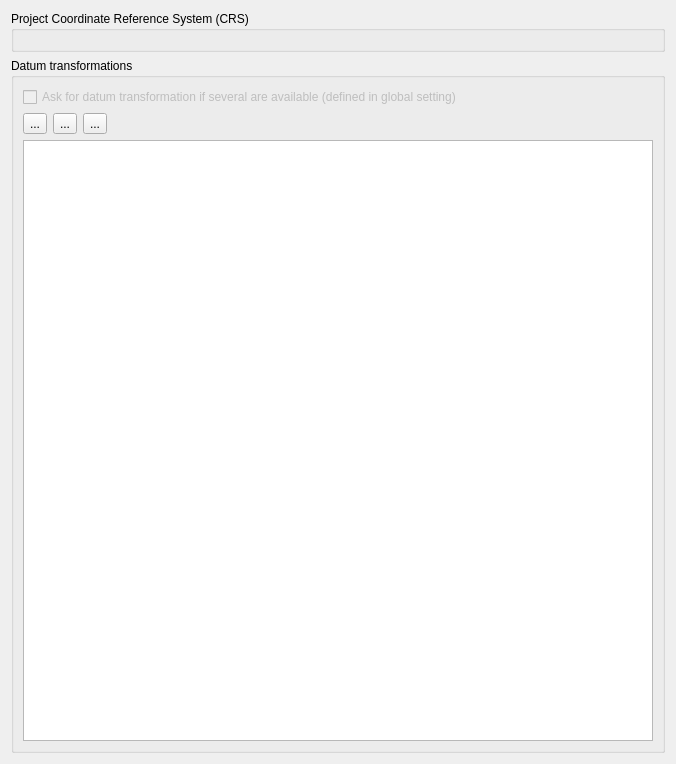
             <widget class="QWidget" name="scrollAreaWidgetContents">
              <property name="geometry">
               <rect>
                <x>0</x>
                <y>0</y>
                <width>676</width>
                <height>764</height>
               </rect>
              </property>
              <layout class="QVBoxLayout" name="verticalLayout_7">
               <item>
                <widget class="QGroupBox" name="cbxProjectionEnabled">
                 <property name="title">
                  <string>Project Coordinate Reference System (CRS)</string>
                 </property>
                 <property name="checkable">
                  <bool>false</bool>
                 </property>
                 <layout class="QVBoxLayout" name="verticalLayout_21">
                  <item>
                   <widget class="QgsProjectionSelectionTreeWidget" name="projectionSelector" native="true"/>
                  </item>
                 </layout>
                </widget>
               </item>
               <item>
                <widget class="QGroupBox" name="mDatumTransformGroupBox">
                 <property name="title">
                  <string>Datum transformations</string>
                 </property>
                 <layout class="QGridLayout" name="gridLayout_2">
                  <item row="1" column="2">
                   <widget class="QToolButton" name="mDatumTransformEditButton">
                    <property name="text">
                     <string>...</string>
                    </property>
                    <property name="icon">
                     <iconset resource="../../images/images.qrc">
                      <normaloff>:/images/themes/default/mActionToggleEditing.svg</normaloff>:/images/themes/default/mActionToggleEditing.svg</iconset>
                    </property>
                   </widget>
                  </item>
                  <item row="1" column="1">
                   <widget class="QToolButton" name="mDatumTransformRemoveButton">
                    <property name="text">
                     <string>...</string>
                    </property>
                    <property name="icon">
                     <iconset resource="../../images/images.qrc">
                      <normaloff>:/images/themes/default/symbologyRemove.svg</normaloff>:/images/themes/default/symbologyRemove.svg</iconset>
                    </property>
                   </widget>
                  </item>
                  <item row="1" column="0">
                   <widget class="QToolButton" name="mDatumTransformAddButton">
                    <property name="text">
                     <string>...</string>
                    </property>
                    <property name="icon">
                     <iconset resource="../../images/images.qrc">
                      <normaloff>:/images/themes/default/symbologyAdd.svg</normaloff>:/images/themes/default/symbologyAdd.svg</iconset>
                    </property>
                   </widget>
                  </item>
                  <item row="1" column="3">
                   <spacer name="horizontalSpacer_5">
                    <property name="orientation">
                     <enum>Qt::Horizontal</enum>
                    </property>
                    <property name="sizeHint" stdset="0">
                     <size>
                      <width>40</width>
                      <height>20</height>
                     </size>
                    </property>
                   </spacer>
                  </item>
                  <item row="0" column="0" colspan="4">
                   <widget class="QCheckBox" name="mShowDatumTransformDialogCheckBox">
                    <property name="enabled">
                     <bool>false</bool>
                    </property>
                    <property name="text">
                     <string>Ask for datum transformation if several are available (defined in global setting)</string>
                    </property>
                   </widget>
                  </item>
                  <item row="2" column="0" colspan="4">
                   <widget class="QTableView" name="mDatumTransformTableView"/>
                  </item>
                 </layout>
                 <zorder>mDatumTransformTableView</zorder>
                 <zorder>mDatumTransformAddButton</zorder>
                 <zorder>mDatumTransformRemoveButton</zorder>
                 <zorder>mDatumTransformEditButton</zorder>
                 <zorder>mShowDatumTransformDialogCheckBox</zorder>
                </widget>
               </item>
              </layout>
             </widget>
